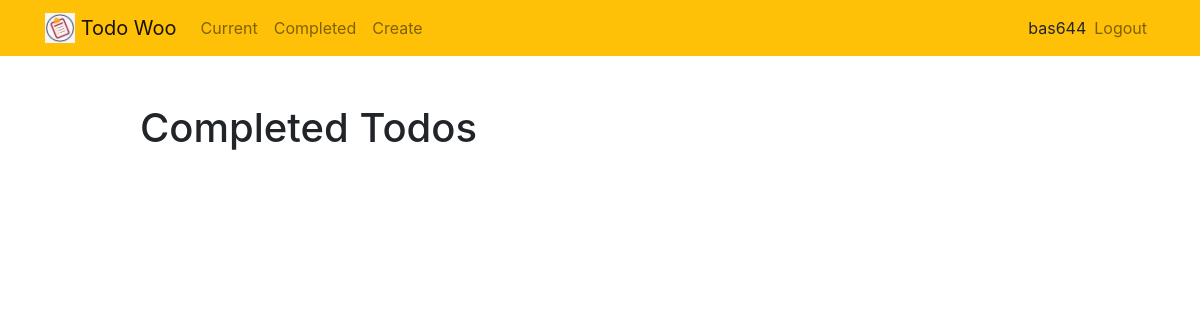
The app's page /completed/ (signed in), older data.
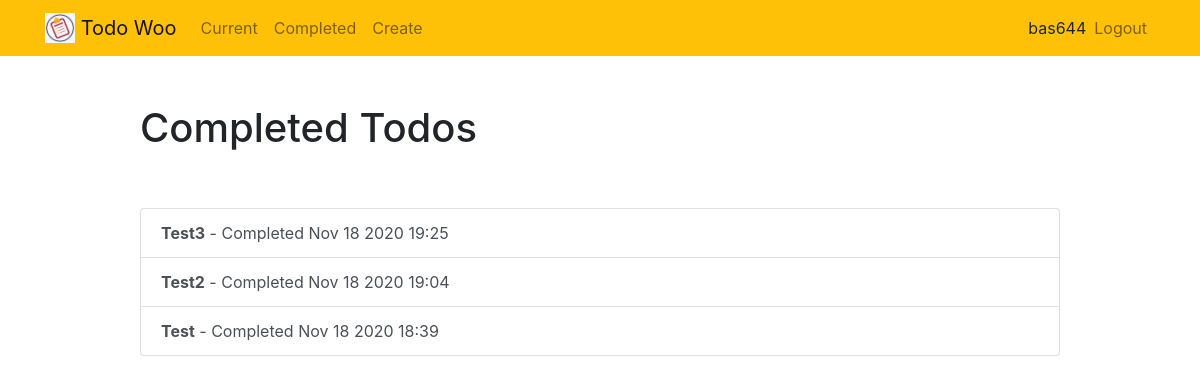
The same page, newer data.
### todo/models.py (models this page shows, shortened)
class Todo(models.Model):
	title = models.CharField(max_length=100)
	memo = models.TextField(blank=True)
	created = models.DateTimeField(auto_now_add=True)
	datecompleted = models.DateTimeField(null=True, blank=True)
	important = models.BooleanField(default=False)
	user = models.ForeignKey(User, on_delete=models.CASCADE)

### todo/views.py (the view)
# urls.py: path('completed/', todoviews.completedtodos, name='completedtodos'),
@login_required
def completedtodos(request):
	todos = Todo.objects.filter(user=request.user, datecompleted__isnull=False).order_by('-datecompleted')
	return render(request, 'todone/completedtodos.html', {'todos':todos})

### todo/templates/todone/completedtodos.html
{% extends "todone/base.html" %}
{% block content %}
    <div class="row justify-content-center mt-5">
        <div class="col-md-10">
            <h1>Completed Todos</h1>
        </div>
    </div>
    <div class="row justify-content-center mt-5">
        <div class="col-md-10">
            <div class="list-group">
                {% for todo in todos %}
                    <a href="{% url 'viewtodo' todo.id %}" class="list-group-item list-group-item-action{% if todo.important %} list-group-item-danger{% endif %}"><b>{{ todo.title }}</b> - Completed {{ todo.datecompleted|date:'M j Y H:i' }}</a>
                {% endfor %}
            </div>
        </div>
    </div>
{% endblock %}

### todo/templates/todone/base.html (shortened to what this page needs)
{% load static %}
<!doctype html>
<html lang="en">
<head>
    <link rel="stylesheet" href="https://stackpath.bootstrapcdn.com/bootstrap/4.4.1/css/bootstrap.min.css">
</head>
<body>
<nav class="navbar navbar-expand-md navbar-light bg-warning">
<div class="container">
    <a class="navbar-brand" href="{% url 'home' %}">
         <img src="{% static 'todo/logo.png' %}" width="30" height="30" class="d-inline-block align-top">
        <span>Todo Woo</span>
    </a>
    <div class="collapse navbar-collapse" id="navbarNav">
    {% if user.is_authenticated %}
        <ul class="navbar-nav mr-auto">
                <li class="nav-item {{ current }}">
                    <a class="nav-link" href="{% url 'currenttodos' %}">Current</a>
                </li>
                <li class="nav-item {{ completed }}">
                    <a class="nav-link" href="{% url 'completedtodos' %}">Completed</a>
                </li>
                <li class="nav-item {{ create }}">
                    <a class="nav-link" href="{% url 'createtodo' %}">Create</a>
                </li>
        </ul>
    {% endif %}
    <ul class="navbar-nav ml-auto">
            {% if user.is_authenticated %}
                <li class="navbar-collapse">
                    {{ user.username }}
                </li>
                <li class="nav-item">
                    <a href="#" onclick="$('#signOutBtn').click()" class="nav-link">Logout</a>
                </li>
            {% endif %}
        </ul>
    </div>
</div>
</nav>
<div class="container">
{% block content %}{% endblock %}
</div>
</body>
</html>

Row changes from the older to the newer data that the page shows:
added Todo: title "Test3", datecompleted "Nov 18 2020 19:25"
added Todo: title "Test2", datecompleted "Nov 18 2020 19:04"
added Todo: title "Test", datecompleted "Nov 18 2020 18:39"
